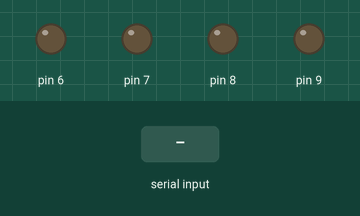
This sketch was run on a simulated Arduino Uno, built with avr-gcc and run on an emulated ATmega328P. Parts: output pins drawn as LEDs (lit = HIGH). The inputs (shaded band) are chosen by the test bench.

Above: at 1.2 s.
1.3 s: "g" received over Serial
At 2.5 s:
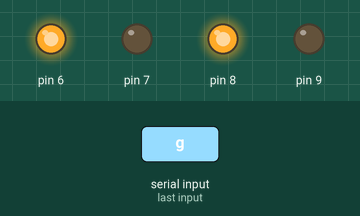
2.8 s: "l" received over Serial
At 2.97 s:
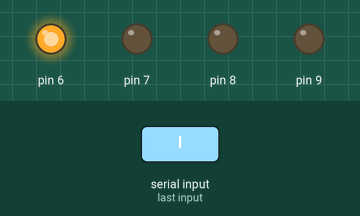
4.6 s: "r" received over Serial
At 4.77 s:
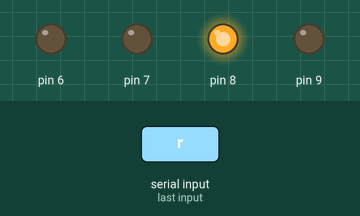
6.4 s: "b" received over Serial
At 7.6 s:
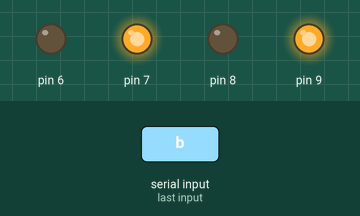
7.9 s: "s" received over Serial
At 8.7 s:
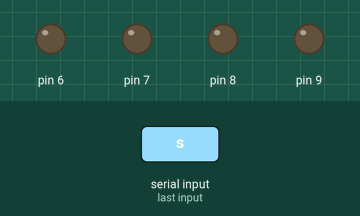
Timing chart, 0 to 10.4 s (numbered marks = the images above; inputs shaded):
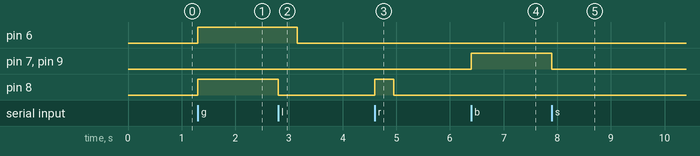

Measured:
- after the input at 1.3 s, pin 6, pin 8: LOW → HIGH at once
- after the input at 2.8 s, pin 6: HIGH → LOW after 0.35 s; pin 8: HIGH → LOW at once
- after the input at 4.6 s, pin 8: LOW → HIGH at once, → LOW 0.35 s later
- after the input at 6.4 s, pin 7, pin 9: LOW → HIGH at once
- after the input at 7.9 s, pin 7, pin 9: HIGH → LOW at once

The sketch:

moveAble.ino
```cpp
int receivedSignal = 0;

void setup()
{
  Serial.begin(9600);
  pinMode(6, OUTPUT);
  pinMode(7, OUTPUT);
  pinMode(8, OUTPUT);
  pinMode(9, OUTPUT);
}

void loop()
{
  if (Serial.available() > 0) {
    receivedSignal = Serial.read();

    switch (receivedSignal) {
      case 'g':
        goAhead();
        break;

      case 'l':
        turnLeft();
        break;

      case 'r':
        turnRight();
        break;

      case 'b':
        goBack();
        break;

      case 's':
        stopMoving();
        break;
    }
  }
}

void turnLeft() {
  digitalWrite(6, HIGH);
  digitalWrite(7, LOW);
  digitalWrite(8, LOW);
  digitalWrite(9, LOW);
  delay(350);
  digitalWrite(6, LOW);
}

void turnRight() {
  digitalWrite(6, LOW);
  digitalWrite(7, LOW);
  digitalWrite(8, HIGH);
  digitalWrite(9, LOW);
  delay(350);
  digitalWrite(8, LOW);
}

void goAhead() {
  digitalWrite(6, HIGH);
  digitalWrite(7, LOW);
  digitalWrite(8, HIGH);
  digitalWrite(9, LOW);
}

void goBack() {
  digitalWrite(6, LOW);
  digitalWrite(7, HIGH);
  digitalWrite(8, LOW);
  digitalWrite(9, HIGH);
}

void stopMoving() {
  digitalWrite(6, LOW);
  digitalWrite(7, LOW);
  digitalWrite(8, LOW);
  digitalWrite(9, LOW);
}
```
